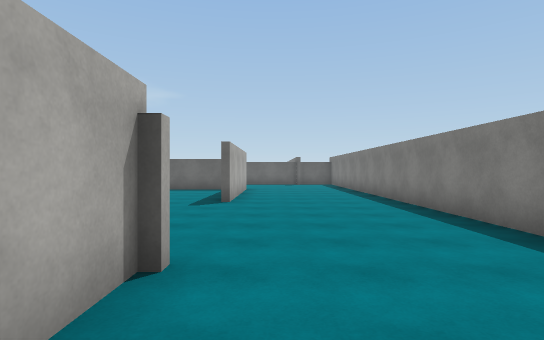
view 1 (above)

24 first-person views from a walk through a Unity game level. The camera is 1.5 m above the floor, looks level and sees 80° across. The floor is counted in squares, 2 m on a side. Each view is taken from the middle of a square. On the plan, view 1 faces up. The plan holds only what a view shows up to about 11 squares ahead; the rest is blank. Surface patterns are stand-ins for the level's own textures.

view 2
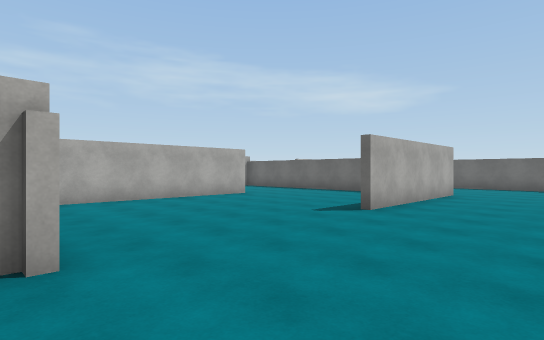

view 3
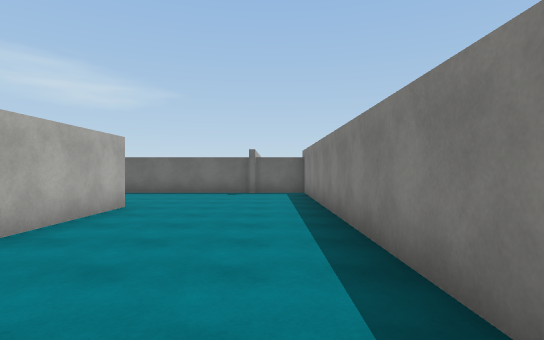

view 4
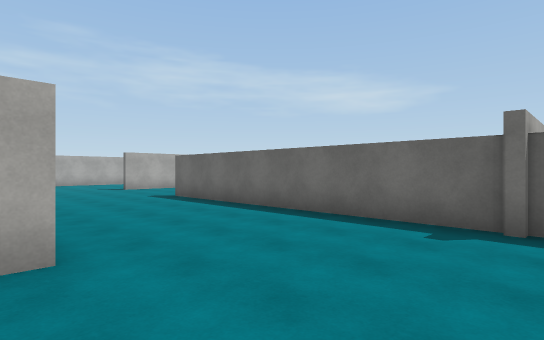

view 5
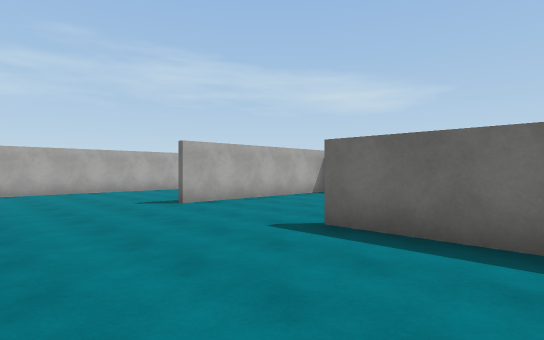

view 6
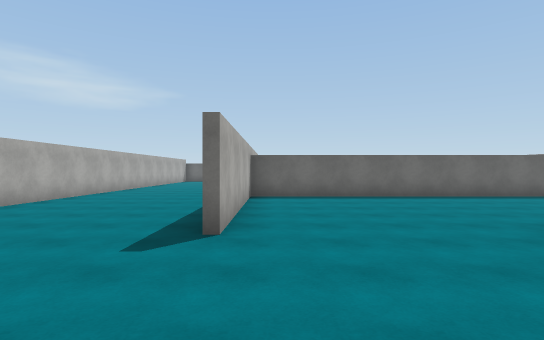

view 7
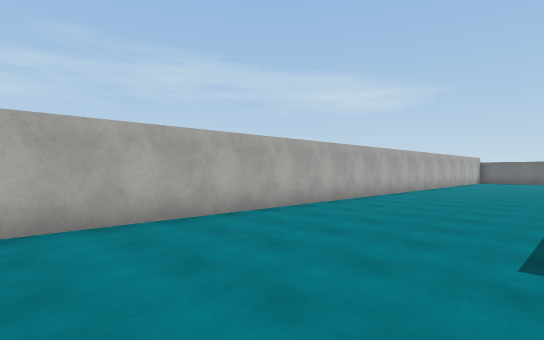

view 8
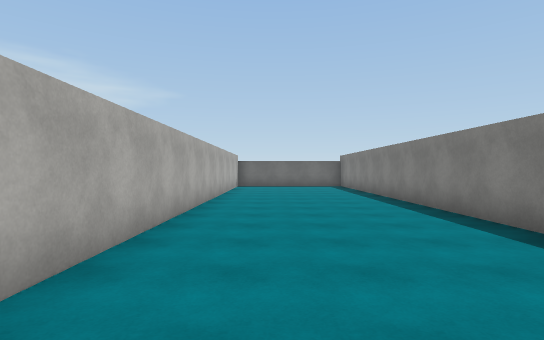

view 9
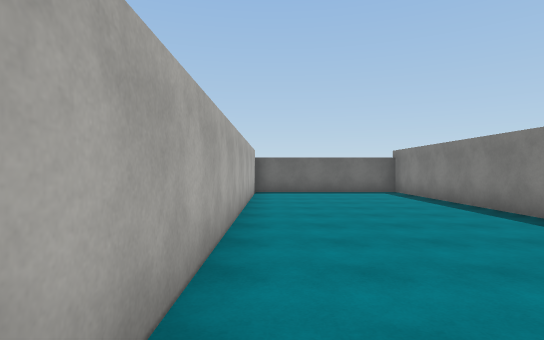

view 10
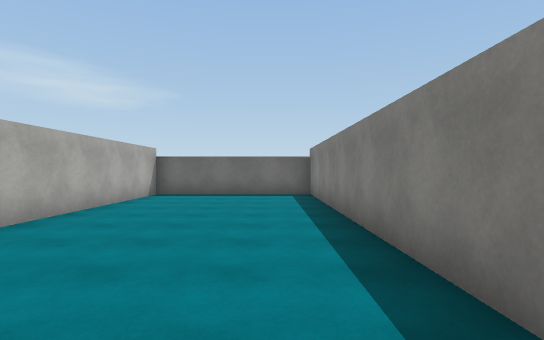

view 11
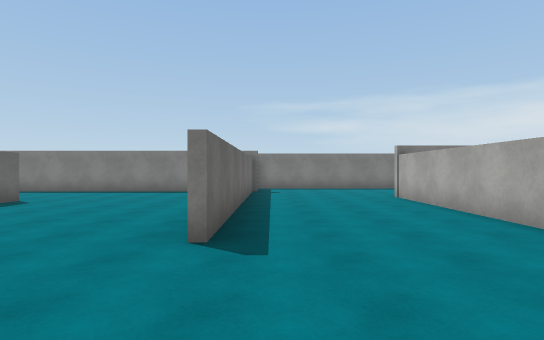

view 12
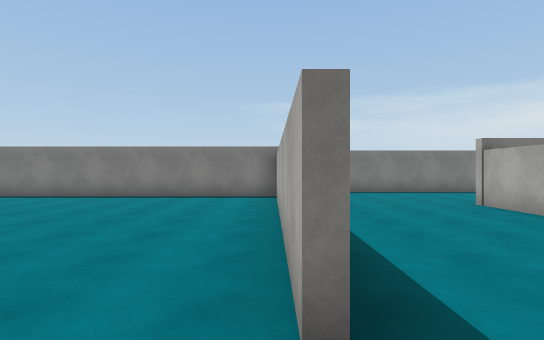

view 13
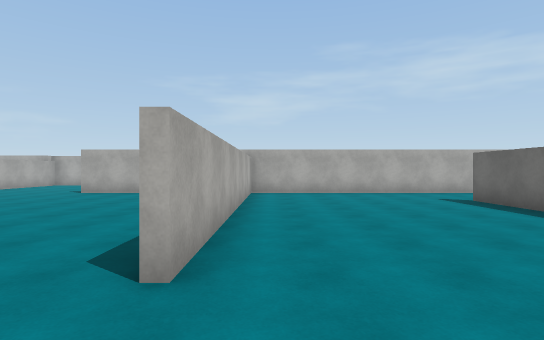

view 14
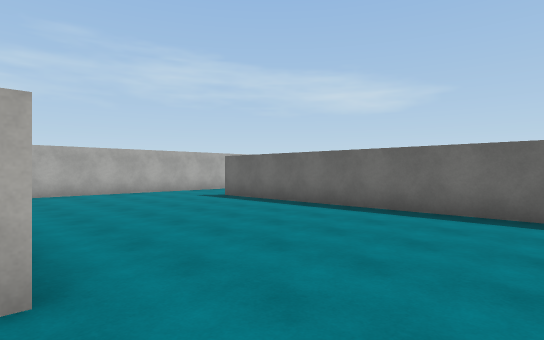

view 15
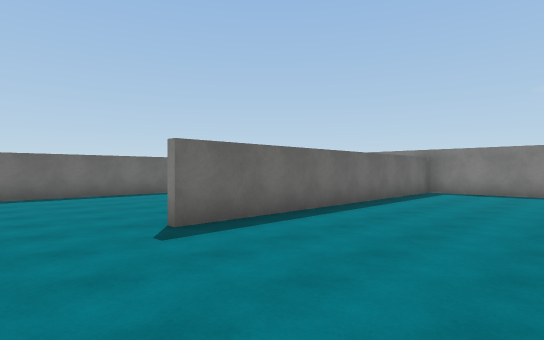

view 16
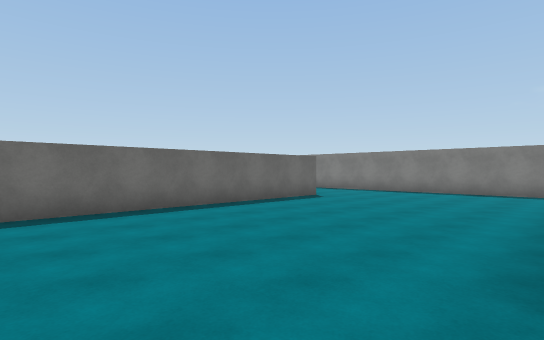

view 17
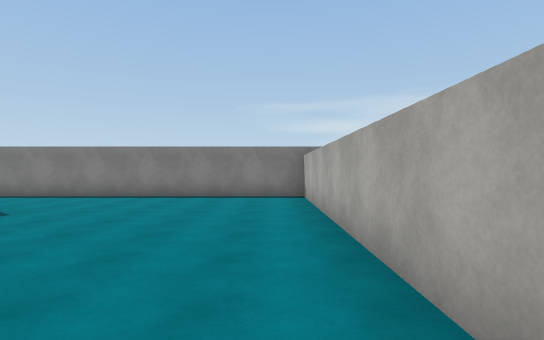

view 18
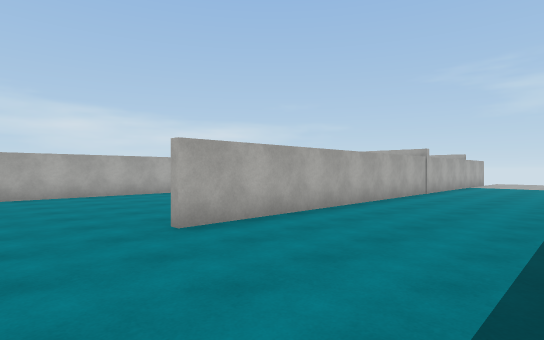

view 19
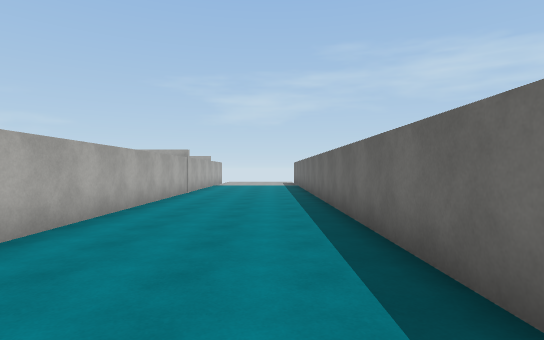

view 20
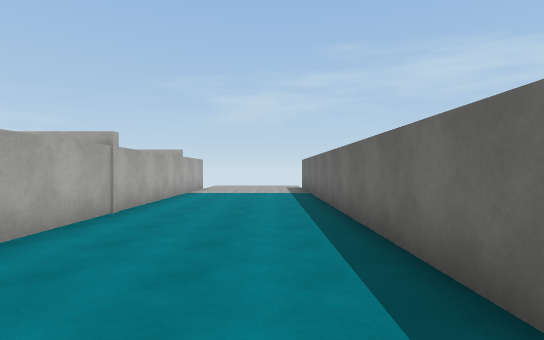

view 21
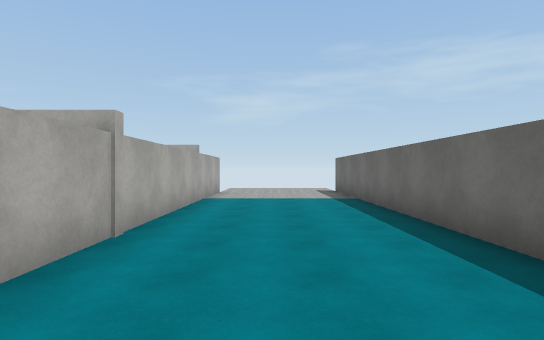

view 22
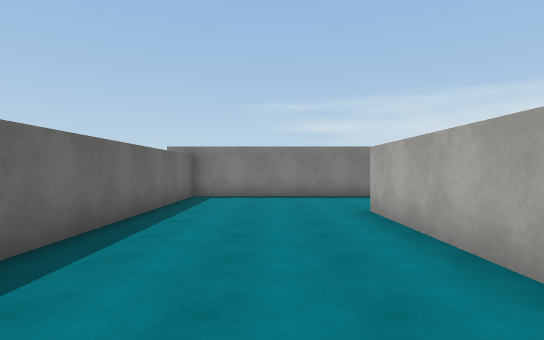

view 23
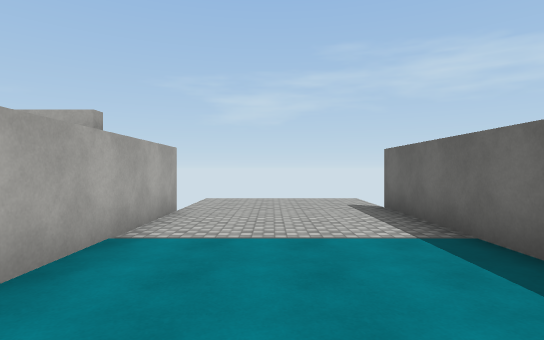

view 24
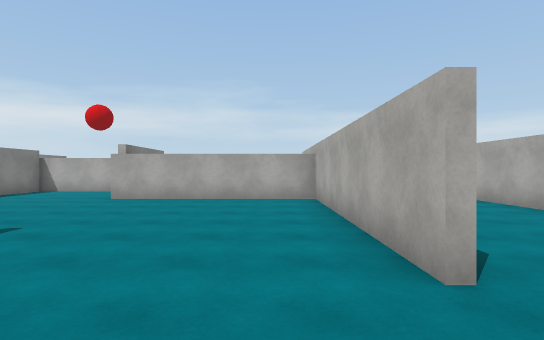

### Floor plan
Points are (right, up) in squares from view 1. A wall is a line through its corners. A room is listed if a view was taken in it or the views show most of it. See-through windows are left out.
Room 1 (views 1, 2, 3, 4, 5, 6, 7, 8, 9, 10, 11, 12, 13, 14, 15, 16, 17, 18, 19, 20, 21, 22, 23, 24)
walls: (-6.6, 16.9) (-0.1, 16.9); (-6, 12.6) (-1, 12.6) (-1, 7.6); (-6.1, 9) (-6.1, 2.6) (-1, 2.6) (-1, 1.1); (-10.8, 22.8) (-10.8, 34) (-15.6, 34) (-15.6, 13.4); (-2.1, 22.1) (-10.6, 22.1) (-10.6, 16.8); (1.2, 16.7) (-6.8, 16.7); (-10.1, 5) (-10.1, 2.9); (-7, 28.1) (1.1, 28.1); (-10.6, 29.6) (-10.6, 22.3) (-2.1, 22.3); (1.1, 27.9) (-8, 27.9); (3.1, 3.6) (3.1, 16.7) (1.3, 16.7) (1.3, 38.3) (-18.5, 38.3); (-2.1, 34) (-9.5, 34); (3.1, 0) (3.1, 1.5); (-18.1, 34.2) (-2, 34.2)

Positions as (right, up) in squares from view 1, and headings:
1: (0, 0), facing up
2: (2, 2), facing up-left
3: (2, 6), facing up
4: (2, 12), facing up-left
5: (-4, 13), facing up-left
6: (-10, 13), facing up
7: (-11, 13), facing up-left
8: (-14, 19), facing up
9: (-15, 23), facing up
10: (-12, 24), facing up
11: (-10, 16), facing right
12: (-8, 17), facing right
13: (0, 23), facing left
14: (0, 22), facing up-left
15: (-10, 24), facing up-right
16: (-10, 28), facing up-right
17: (-8, 29), facing right
18: (0, 38), facing down-left
19: (0, 37), facing left
20: (-5, 37), facing left
21: (-7, 36), facing left
22: (-8, 36), facing right
23: (-12, 36), facing left
24: (-5, 11), facing down
